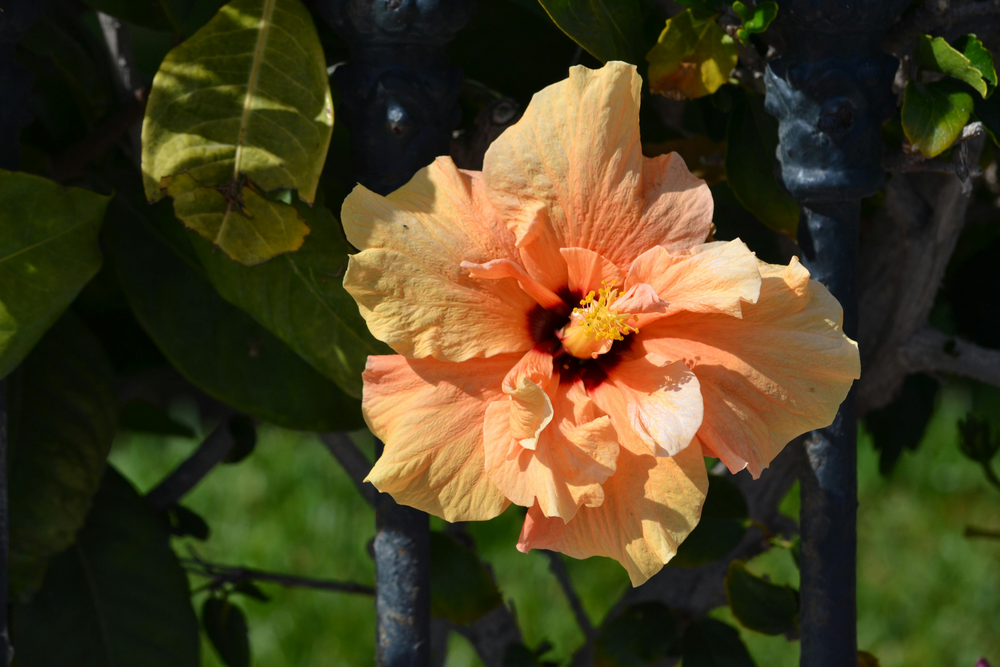
#> input picture Omar-Issa-PA4/data/test_image.png, 1000 x 667 px, shrunk from 4608 x 3072 before the run, found by its file name
$ python nonlinear_diffusion.py
#> lines starting #> are read from the running program, lines starting #| are printed output that depends on the picture
### Omar-Issa-PA4/code/utils.py
from pathlib import Path
from typing import Tuple

import cv2
import numpy as np

# Bu dosya: I/O, metrik ve sentetik görüntü üretimi için yardımcı fonksiyonlar.


def load_grayscale_image(path: str | Path) -> np.ndarray:
    """Load an image as grayscale float64 in [0, 255]."""
    # Basit okuma: cv2 BGR döner ama IMREAD_GRAYSCALE tek kanal verdiği için direkt alıyoruz.
    img = cv2.imread(str(path), cv2.IMREAD_GRAYSCALE)
    if img is None:
        raise FileNotFoundError(f"Could not read image at {path}")
    return img.astype(np.float64)


# [8 lines left out: function load_color_image, not called in this run]


def save_image(path: str | Path, img: np.ndarray) -> None:
    """Save an image (grayscale or RGB) to disk."""
    path = Path(path)
    path.parent.mkdir(parents=True, exist_ok=True)
    out = np.clip(img, 0, 255).astype(np.uint8)
    if out.ndim == 3:
        out_bgr = cv2.cvtColor(out, cv2.COLOR_RGB2BGR)
        cv2.imwrite(str(path), out_bgr)
    else:
        cv2.imwrite(str(path), out)


def compute_psnr(ref: np.ndarray, target: np.ndarray) -> float:
    """Compute PSNR between two images."""
    # PSNR: gürültü ne kadar az -> değer o kadar yüksek. MSE=0 ise sonsuz.
    ref = ref.astype(np.float64)
    target = target.astype(np.float64)
    if ref.shape != target.shape:
        raise ValueError("Images must have the same shape for PSNR.")
    mse = np.mean(np.square(ref - target))
    if mse == 0:
        return float("inf")
    return 20.0 * np.log10(255.0 / np.sqrt(mse))


def _ssim_single_channel(x: np.ndarray, y: np.ndarray) -> float:
    """Simplified SSIM for one channel (non-windowed)."""
    x = x.astype(np.float64)
    y = y.astype(np.float64)
    mu_x = x.mean()
    mu_y = y.mean()
    sigma_x = x.var()
    sigma_y = y.var()
    cov_xy = ((x - mu_x) * (y - mu_y)).mean()
    C1 = (0.01 * 255) ** 2
    C2 = (0.03 * 255) ** 2
    num = (2 * mu_x * mu_y + C1) * (2 * cov_xy + C2)
    den = (mu_x**2 + mu_y**2 + C1) * (sigma_x + sigma_y + C2)
    return float(num / den)


def compute_ssim(ref: np.ndarray, target: np.ndarray) -> float:
    """Compute SSIM; averages channels for color images."""
    ref = ref.astype(np.float64)
    target = target.astype(np.float64)
    if ref.shape != target.shape:
        raise ValueError("Images must have the same shape for SSIM.")
    if ref.ndim == 2:
        return _ssim_single_channel(ref, target)
    scores = []
    for c in range(ref.shape[2]):
        scores.append(_ssim_single_channel(ref[..., c], target[..., c]))
    return float(np.mean(scores))


# [24 lines left out: function create_synthetic_image, not called in this run]


def ensure_dir(path: str | Path) -> None:
    """Create directory if it does not exist."""
    Path(path).mkdir(parents=True, exist_ok=True)

### Omar-Issa-PA4/code/analysis.py
from pathlib import Path
from typing import Dict, Iterable, List

import matplotlib.pyplot as plt
import numpy as np

# Bu dosya: deney çıktılarını karşılaştırmak ve istatistikleri çizmek için yardımcı plot fonksiyonları.


def _show_image(ax, img: np.ndarray, title: str) -> None:
    # Görseli gri ya da renkli olarak eksenleri gizleyip gösteriyoruz.
    if img.ndim == 2:
        ax.imshow(img, cmap="gray", vmin=0, vmax=255)
    else:
        ax.imshow(np.clip(img / 255.0, 0, 1))
    ax.set_title(title)
    ax.axis("off")


def plot_comparison(
    original: np.ndarray,
    linear: np.ndarray,
    pm1: np.ndarray,
    pm2: np.ndarray,
    charbonnier: np.ndarray,
    save_path: str | Path | None = None,
) -> None:
    """Show original + linear + three nonlinear results in a grid."""
    fig, axes = plt.subplots(1, 5, figsize=(16, 4))
    images = [
        ("Original", original),
        ("Linear", linear),
        ("PM1", pm1),
        ("PM2", pm2),
        ("Charbonnier", charbonnier),
    ]
    for ax, (title, img) in zip(axes, images):
        _show_image(ax, img, title)
    fig.tight_layout()
    if save_path:
        Path(save_path).parent.mkdir(parents=True, exist_ok=True)
        fig.savefig(save_path, dpi=150)
    plt.close(fig)


def plot_statistics(
    history: Dict[str, List[float]], title: str, save_path: str | Path | None = None
) -> None:
    """Plot mean, variance, and total gradient magnitude over iterations."""
    iterations = np.arange(1, len(history["mean"]) + 1)
    fig, axes = plt.subplots(3, 1, figsize=(6, 9), sharex=True)
    axes[0].plot(iterations, history["mean"], label="Mean intensity")
    axes[0].set_ylabel("Mean")
    axes[0].legend()
    axes[1].plot(iterations, history["variance"], label="Variance", color="orange")
    axes[1].set_ylabel("Variance")
    axes[1].legend()
    axes[2].plot(
        iterations, history["gradient_magnitude"], label="Sum |grad|", color="green"
    )
    axes[2].set_ylabel("Sum grad mag")
    axes[2].set_xlabel("Iteration")
    axes[2].legend()
    fig.suptitle(title)
    fig.tight_layout()
    if save_path:
        Path(save_path).parent.mkdir(parents=True, exist_ok=True)
        fig.savefig(save_path, dpi=150)
    plt.close(fig)


# [106 lines left out: functions plot_color_statistics, compare_lambda, compare_sigma, not called in this run]

### Omar-Issa-PA4/code/diffusivity_functions.py
import numpy as np

# Bu dosyada Perona–Malik ve Charbonnier difüzyon fonksiyonları bulunuyor.
# Öğrenci gözüyle: |∇u| büyükse g küçülüyor, yani kenarları korumak için akımı yavaşlatıyoruz.


def diffusivity_pm1(grad_mag: np.ndarray, lambda_param: float) -> np.ndarray:
    """Perona–Malik Type 1: g(|x|) = exp(-|x|^2 / lambda^2)."""
    grad_mag = np.asarray(grad_mag, dtype=np.float64)
    lambda_param = max(float(lambda_param), 1e-12)
    return np.exp(-np.square(grad_mag) / (lambda_param ** 2))


def diffusivity_pm2(grad_mag: np.ndarray, lambda_param: float) -> np.ndarray:
    """Perona–Malik Type 2: g(|x|) = 1 / (1 + |x|^2 / lambda^2)."""
    grad_mag = np.asarray(grad_mag, dtype=np.float64)
    lambda_param = max(float(lambda_param), 1e-12)
    return 1.0 / (1.0 + np.square(grad_mag) / (lambda_param ** 2))


def diffusivity_charbonnier(grad_mag: np.ndarray, lambda_param: float) -> np.ndarray:
    """Charbonnier: g(|x|) = 1 / sqrt(1 + |x|^2 / lambda^2)."""
    grad_mag = np.asarray(grad_mag, dtype=np.float64)
    lambda_param = max(float(lambda_param), 1e-12)
    return 1.0 / np.sqrt(1.0 + np.square(grad_mag) / (lambda_param ** 2))


def get_diffusivity(
    grad_mag: np.ndarray, lambda_param: float, mode: str = "pm1"
) -> np.ndarray:
    """
    Dispatch function that calls one of: pm1, pm2, charbonnier.
    mode in {"pm1", "pm2", "charbonnier"}.
    """
    mode = mode.lower()
    if mode == "pm1":
        return diffusivity_pm1(grad_mag, lambda_param)
    if mode == "pm2":
        return diffusivity_pm2(grad_mag, lambda_param)
    if mode == "charbonnier":
        return diffusivity_charbonnier(grad_mag, lambda_param)
    raise ValueError(f"Unknown diffusivity mode: {mode}")

### Omar-Issa-PA4/code/nonlinear_diffusion.py
from __future__ import annotations

# Bu dosya projenin kalbi: gri ve renkli Perona–Malik difüzyon sınıfları, linear baseline ve CLI demolar.

import sys
from pathlib import Path
from typing import Dict, List, Tuple

import numpy as np
from scipy.ndimage import gaussian_filter

# Make local imports work whether running as a module or script
# Yerel importlar script veya modül olarak çalışırken bozulmasın diye sys.path eklemesi.
CURRENT_DIR = Path(__file__).resolve().parent
if str(CURRENT_DIR) not in sys.path:
    sys.path.append(str(CURRENT_DIR))

from analysis import (
    compare_lambda,
    compare_sigma,
    plot_color_statistics,
    plot_comparison,
    plot_statistics,
)
from diffusivity_functions import get_diffusivity
import utils


class NonlinearDiffusion:
    """Perona–Malik style nonlinear diffusion for grayscale images."""

    def __init__(
        self,
        lambda_param: float = 10.0,
        sigma: float = 1.0,
        dt: float = 0.25,
        num_iterations: int = 50,
        diffusivity_mode: str = "pm1",
    ) -> None:
        self.lambda_param = float(lambda_param)
        self.sigma = float(sigma)
        self.dt = float(dt)
        self.num_iterations = int(num_iterations)
        self.diffusivity_mode = diffusivity_mode

    @staticmethod
    def _compute_gradients(image: np.ndarray) -> Tuple[np.ndarray, np.ndarray]:
        """Central differences with reflective padding."""
        # Basit merkez farkı: sınırda yansıtma (reflect) kullanıp x ve y türevlerini alıyoruz.
        padded = np.pad(image, ((1, 1), (1, 1)), mode="reflect")
        gx = (padded[1:-1, 2:] - padded[1:-1, :-2]) * 0.5
        gy = (padded[2:, 1:-1] - padded[:-2, 1:-1]) * 0.5
        return gx, gy

    @staticmethod
    def _gradient_magnitude(gx: np.ndarray, gy: np.ndarray) -> np.ndarray:
        return np.sqrt(gx * gx + gy * gy + 1e-12)

    @staticmethod
    def _divergence(fx: np.ndarray, fy: np.ndarray) -> np.ndarray:
        """Divergence of a vector field (fx, fy) using central differences."""
        # ∇·F hesaplıyoruz: akıların türevi. Bu, difüzyon denklemindeki Laplasyan benzeri kısım.
        fx_pad = np.pad(fx, ((1, 1), (1, 1)), mode="reflect")
        fy_pad = np.pad(fy, ((1, 1), (1, 1)), mode="reflect")
        dfx_dx = (fx_pad[1:-1, 2:] - fx_pad[1:-1, :-2]) * 0.5
        dfy_dy = (fy_pad[2:, 1:-1] - fy_pad[:-2, 1:-1]) * 0.5
        return dfx_dx + dfy_dy

    def _diffusion_step(self, image: np.ndarray) -> np.ndarray:
        """One explicit Euler diffusion step."""
        # 1) İsteğe bağlı Gaussian ile yumuşat, 2) |∇u_sigma| ile g hesapla, 3) akı = g * ∇u, 4) diverjansla güncelle.
        if self.sigma > 0:
            u_sigma = gaussian_filter(image, sigma=self.sigma, mode="reflect")
        else:
            u_sigma = image
        gx_sigma, gy_sigma = self._compute_gradients(u_sigma)
        grad_mag = self._gradient_magnitude(gx_sigma, gy_sigma)
        g = get_diffusivity(grad_mag, self.lambda_param, self.diffusivity_mode)

        gx, gy = self._compute_gradients(image)
        flux_x = g * gx
        flux_y = g * gy
        div = self._divergence(flux_x, flux_y)
        u_new = image + self.dt * div
        return np.clip(u_new, 0.0, 255.0)

    def run(self, image: np.ndarray) -> Tuple[np.ndarray, Dict[str, List[float]]]:
        """Run diffusion for the configured number of iterations."""
        u = image.astype(np.float64).copy()
        history = {"mean": [], "variance": [], "gradient_magnitude": []}
        for i in range(self.num_iterations):
            u = self._diffusion_step(u)
            gx, gy = self._compute_gradients(u)
            grad_mag = self._gradient_magnitude(gx, gy)
            history["mean"].append(float(np.mean(u)))
            history["variance"].append(float(np.var(u)))
            history["gradient_magnitude"].append(float(np.sum(grad_mag)))
            if (i + 1) % max(1, self.num_iterations // 5) == 0:
                print(f"Iteration {i + 1}/{self.num_iterations}")
        return u, history


class ColorNonlinearDiffusion(NonlinearDiffusion):
    """Nonlinear diffusion for RGB images using shared diffusivity."""

    # [43 lines left out: functions _diffusion_step_color, run, not called in this run]


def linear_diffusion(image: np.ndarray, dt: float = 0.25, num_iterations: int = 50) -> np.ndarray:
    """
    Solve du/dt = Laplacian(u) using explicit finite differences.
    Works for grayscale or RGB (applied per channel).
    """

    def laplacian(channel: np.ndarray) -> np.ndarray:
        padded = np.pad(channel, ((1, 1), (1, 1)), mode="reflect")
        center = padded[1:-1, 1:-1]
        return (
            padded[1:-1, 2:] + padded[1:-1, :-2] + padded[2:, 1:-1] + padded[:-2, 1:-1]
            - 4 * center
        )

    u = image.astype(np.float64).copy()
    for i in range(num_iterations):
        if u.ndim == 2:
            lap = laplacian(u)
            u = np.clip(u + dt * lap, 0.0, 255.0)
        else:
            for c in range(u.shape[2]):
                lap = laplacian(u[..., c])
                u[..., c] = np.clip(u[..., c] + dt * lap, 0.0, 255.0)
        if (i + 1) % max(1, num_iterations // 5) == 0:
            print(f"Linear diffusion iteration {i + 1}/{num_iterations}")
    return u


def _load_sample_image(grayscale: bool = True) -> np.ndarray:
    """Try loading a test image; fallback to synthetic if missing."""
    base_dir = CURRENT_DIR.parent
    candidates = [
        base_dir / "test_image.png",
        base_dir / "data" / "test_image.png",
    ]
    for path in candidates:
        if path.exists():
            return (
                utils.load_grayscale_image(path)
                if grayscale
                else utils.load_color_image(path)
            )
    print("No test image found; using synthetic image.")
    return utils.create_synthetic_image(color=not grayscale)


def grayscale_demo() -> None:
    base_dir = CURRENT_DIR.parent
    results_dir = base_dir / "html" / "results"
    plots_dir = base_dir / "html" / "plots"
    utils.ensure_dir(results_dir)
    utils.ensure_dir(plots_dir)

    image = _load_sample_image(grayscale=True)
    print("Running linear diffusion (grayscale)...")
    linear_img = linear_diffusion(image, dt=0.25, num_iterations=30)

    outputs: Dict[str, np.ndarray] = {}
    histories: Dict[str, Dict[str, List[float]]] = {}
    for mode in ["pm1", "pm2", "charbonnier"]:
        print(f"Running nonlinear diffusion ({mode})...")
        nd = NonlinearDiffusion(
            lambda_param=15.0,
            sigma=1.0,
            dt=0.2,
            num_iterations=30,
            diffusivity_mode=mode,
        )
        out, hist = nd.run(image)
        outputs[mode] = out
        histories[mode] = hist

    comparison_path = results_dir / "comparison_grayscale.png"
    plot_comparison(
        original=image,
        linear=linear_img,
        pm1=outputs["pm1"],
        pm2=outputs["pm2"],
        charbonnier=outputs["charbonnier"],
        save_path=comparison_path,
    )
    stats_path = plots_dir / "statistics_pm1.png"
    plot_statistics(histories["pm1"], "Statistics (PM1)", save_path=stats_path)

    utils.save_image(results_dir / "linear.png", linear_img)
    for mode, img in outputs.items():
        utils.save_image(results_dir / f"{mode}.png", img)

    print(f"PSNR (linear vs original): {utils.compute_psnr(image, linear_img):.2f} dB")
    print(f"SSIM (linear vs original): {utils.compute_ssim(image, linear_img):.3f}")
    print(f"Results saved to {comparison_path} and {stats_path}")


# [55 lines left out: functions color_demo, parameter_study, not called in this run]


def main() -> None:
    print("Nonlinear Diffusion Filtering (Perona–Malik)")
    print("1) Grayscale demo (linear vs PM1/PM2/Charbonnier)")
    print("2) Color demo (PM1)")
    print("3) Parameter study (lambda and sigma sweeps)")
    # Menü: klavyeden 1-3 girip ilgili deneyi çalıştırıyoruz.
    choice = input("Select an option (1/2/3): ").strip()
#> the answer given: 1

    if choice == "1":
        grayscale_demo()
#> in load_grayscale_image, `img = cv2.imread(str(path), cv2.IMREAD_GRAYSCALE)`:
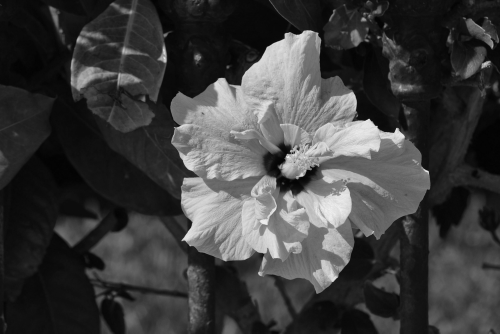
#> img: shape (667, 1000) (shown at 1/2 size); min 1, max 252, mean 61.2
#> after the loop in linear_diffusion, `for i in range(num_iterations):`:
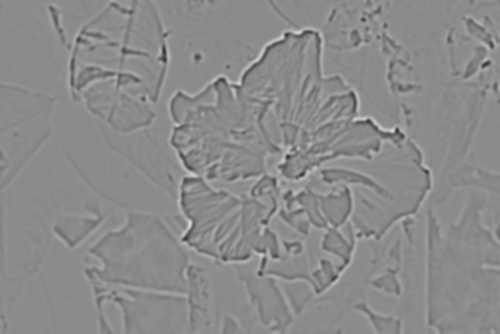
#> lap: shape (667, 1000) float64 (shown at 1/2 size); min -8.13, max 6.79, mean 3.88e-05; drawn with min black and max white
#> after the loop in linear_diffusion, `for i in range(num_iterations):`:
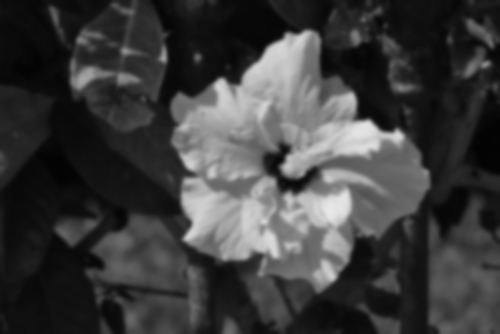
#> u: shape (667, 1000) float64 (shown at 1/2 size); min 3.2, max 232.2, mean 61.2
#> the loop in grayscale_demo, `for mode in ["pm1", "pm2", "charbonnier"]:` made 3 passes
#> pass 1, in _compute_gradients, `gx = (padded[1:-1, 2:] - padded[1:-1, :-2]) * 0.5`:
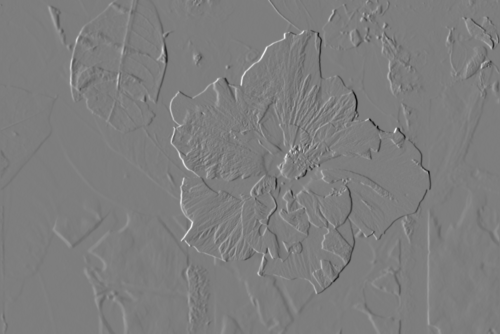
#> gx: shape (667, 1000) float64 (shown at 1/2 size); min -61.67, max 63.14, mean 0; drawn with min black and max white
#> pass 1, in _compute_gradients, `gy = (padded[2:, 1:-1] - padded[:-2, 1:-1]) * 0.5`:
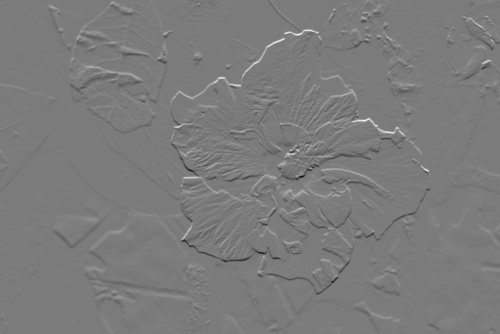
#> gy: shape (667, 1000) float64 (shown at 1/2 size); min -62.41, max 66.18, mean 0; drawn with min black and max white
#> after the loop in grayscale_demo, `for mode in ["pm1", "pm2", "charbonnier"]:`: histories = 3 items
#> the loop in plot_comparison, `for ax, (title, img) in zip(axes, images):` made 5 passes
#> title on passes 1 to 5: 'Original', 'Linear', 'PM1', 'PM2', 'Charbonnier'
#> in plot_comparison, `fig.savefig(save_path, dpi=150)`:
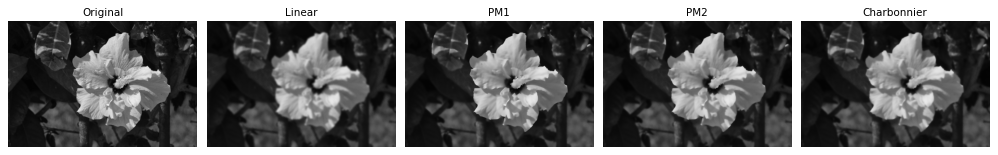
#> figure drawn by matplotlib, 5 panels
#> in plot_statistics, `iterations = np.arange(1, len(history["mean"]) + 1)`: iterations = 30 values from 1 to 30
#> in plot_statistics, `fig.savefig(save_path, dpi=150)`:
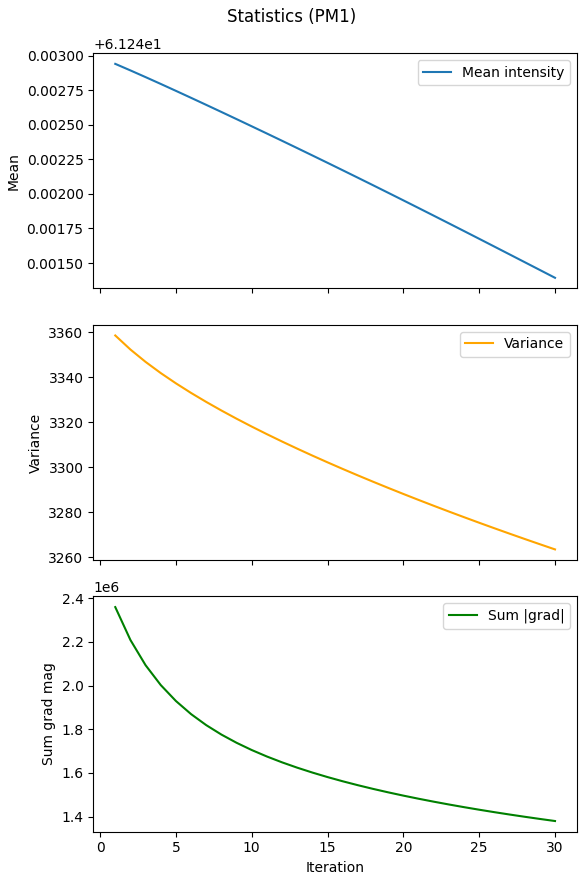
#> figure drawn by matplotlib, 3 panels; panel 3: curve peaks at x = 1, y = 2358993.6
#> the loop in grayscale_demo, `for mode, img in outputs.items():` made 3 passes
#> in compute_psnr, `mse = np.mean(np.square(ref - target))`: mse = 110
#| PSNR (linear vs original): 27.72 dB
#> in _ssim_single_channel, `mu_x = x.mean()`: mu_x = 61.24
#> in _ssim_single_channel, `sigma_x = x.var()`: sigma_x = 3365.9
#> in _ssim_single_channel, `sigma_y = y.var()`: sigma_y = 3097
#> in _ssim_single_channel, `cov_xy = ((x - mu_x) * (y - mu_y)).mean()`: cov_xy = 3176.5
#> in _ssim_single_channel, `num = (2 * mu_x * mu_y + C1) * (2 * cov_xy + C2)`: num = 48137606.4
#> in _ssim_single_channel, `den = (mu_x**2 + mu_y**2 + C1) * (sigma_x + sigma_y + C2)`: den = 48963164.3
#| SSIM (linear vs original): 0.983
    elif choice == "2":
        color_demo()
    elif choice == "3":
        parameter_study()
    else:
        print("Invalid choice.")


if __name__ == "__main__":
    main()
